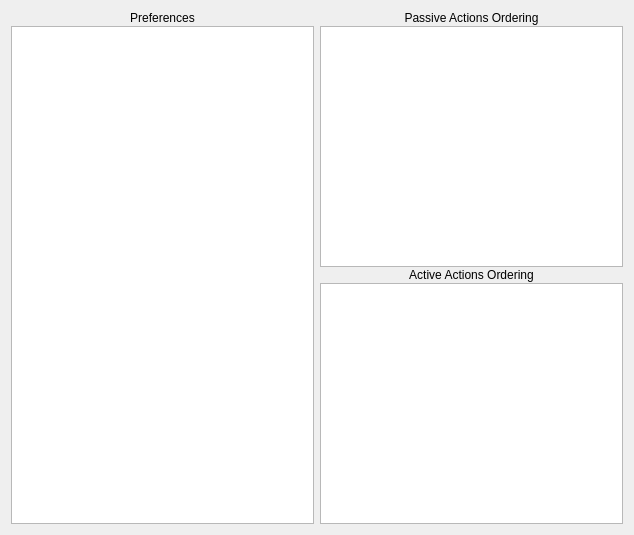
<?xml version="1.0" encoding="UTF-8"?>
<ui version="4.0">
 <class>ConfDialog</class>
 <widget class="QDialog" name="ConfDialog">
  <property name="geometry">
   <rect>
    <x>0</x>
    <y>0</y>
    <width>634</width>
    <height>535</height>
   </rect>
  </property>
  <property name="windowTitle">
   <string>Configuration</string>
  </property>
  <layout class="QHBoxLayout" name="horizontalLayout">
   <item>
    <layout class="QVBoxLayout" name="confPrefLayout">
     <property name="spacing">
      <number>1</number>
     </property>
     <item>
      <widget class="QLabel" name="confPrefLabel">
       <property name="sizePolicy">
        <sizepolicy hsizetype="Preferred" vsizetype="Preferred">
         <horstretch>0</horstretch>
         <verstretch>0</verstretch>
        </sizepolicy>
       </property>
       <property name="layoutDirection">
        <enum>Qt::LeftToRight</enum>
       </property>
       <property name="text">
        <string>Preferences</string>
       </property>
       <property name="alignment">
        <set>Qt::AlignCenter</set>
       </property>
      </widget>
     </item>
     <item>
      <widget class="KeyListWidget" name="confPrefList"/>
     </item>
    </layout>
   </item>
   <item>
    <layout class="QVBoxLayout" name="confActionsLayout">
     <property name="spacing">
      <number>1</number>
     </property>
     <item>
      <layout class="QVBoxLayout" name="confPassiveLayout">
       <property name="spacing">
        <number>1</number>
       </property>
       <item>
        <widget class="QLabel" name="confPassiveLabel">
         <property name="sizePolicy">
          <sizepolicy hsizetype="Preferred" vsizetype="Preferred">
           <horstretch>0</horstretch>
           <verstretch>0</verstretch>
          </sizepolicy>
         </property>
         <property name="layoutDirection">
          <enum>Qt::LeftToRight</enum>
         </property>
         <property name="text">
          <string>Passive Actions Ordering</string>
         </property>
         <property name="alignment">
          <set>Qt::AlignCenter</set>
         </property>
        </widget>
       </item>
       <item>
        <widget class="KeyListWidget" name="confPassiveList"/>
       </item>
      </layout>
     </item>
     <item>
      <layout class="QVBoxLayout" name="confActiveLayout">
       <property name="spacing">
        <number>1</number>
       </property>
       <item>
        <widget class="QLabel" name="confActiveLabel">
         <property name="sizePolicy">
          <sizepolicy hsizetype="Preferred" vsizetype="Preferred">
           <horstretch>0</horstretch>
           <verstretch>0</verstretch>
          </sizepolicy>
         </property>
         <property name="layoutDirection">
          <enum>Qt::LeftToRight</enum>
         </property>
         <property name="text">
          <string>Active Actions Ordering</string>
         </property>
         <property name="alignment">
          <set>Qt::AlignCenter</set>
         </property>
        </widget>
       </item>
       <item>
        <widget class="KeyListWidget" name="confActiveList"/>
       </item>
      </layout>
     </item>
    </layout>
   </item>
  </layout>
 </widget>
 <customwidgets>
  <customwidget>
   <class>KeyListWidget</class>
   <extends>QListWidget</extends>
   <header>CustomWidgets.h</header>
  </customwidget>
 </customwidgets>
 <resources/>
 <connections/>
</ui>
